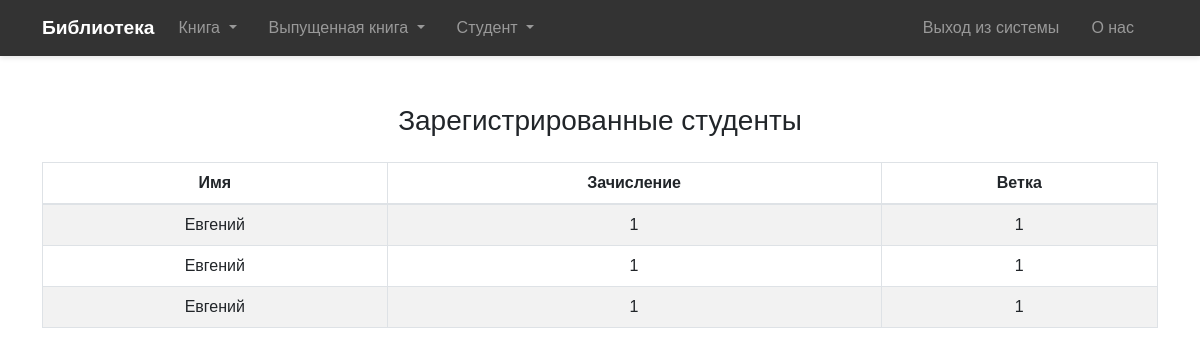
/viewstudent (signed in), run on an earlier commit of the app's database.
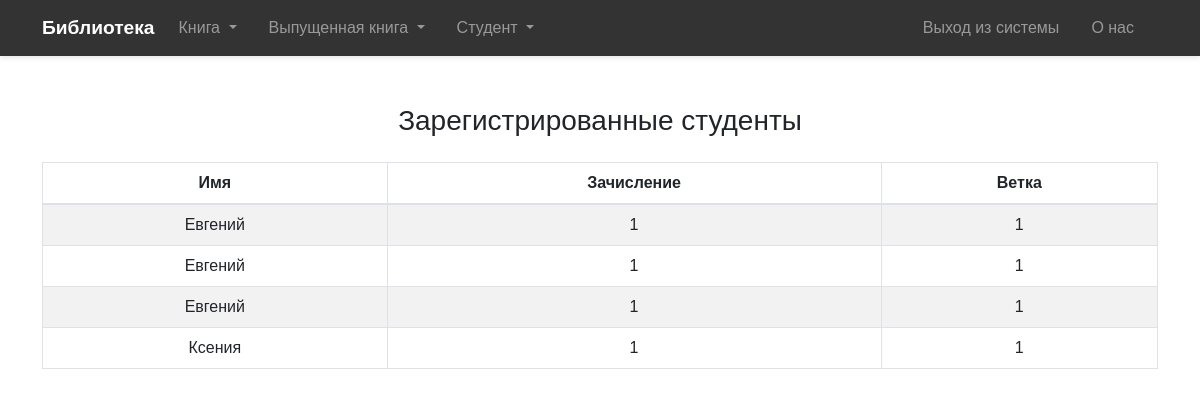
And on a later commit of the database.
### library/models.py (models this page shows, shortened)
class StudentExtra(models.Model):
    user=models.OneToOneField(User,on_delete=models.CASCADE)
    enrollment = models.CharField(max_length=40)
    branch = models.CharField(max_length=40)
    @property
    def get_name(self):
        return self.user.first_name
    class Meta:
        verbose_name = 'Студент'
        verbose_name_plural = 'Студенты'

### library/views.py (the view)
# urls.py: path('viewstudent', views.viewstudent_view),
@login_required(login_url='adminlogin')
@user_passes_test(is_admin)
def viewstudent_view(request):
    students=models.StudentExtra.objects.all()
    return render(request,'library/viewstudent.html',{'students':students})

### library/views.py (called while the page is built)
def is_admin(user):
    return user.groups.filter(name='ADMIN').exists()

### templates/library/viewstudent.html (shortened to what this page needs)
{% load static %}
<!DOCTYPE html>
<html lang="ru">
<head>
    <link rel="stylesheet" href="https://stackpath.bootstrapcdn.com/bootstrap/4.3.1/css/bootstrap.min.css">
    <link rel="stylesheet" href="https://cdnjs.cloudflare.com/ajax/libs/animate.css/4.1.1/animate.min.css"/>
</head>
<body>
    {% include "library/navbaradmin.html" %}
    <div class="container mt-5">
        <h3 class="text-center mb-4 animate__animated animate__fadeInUp">Зарегистрированные студенты</h3>
        {% if students %}
            <table class="table table-bordered table-striped animate__animated animate__fadeInUp">
                <thead>
                    <tr>
                        <th>Имя</th>
                        <th>Зачисление</th>
                        <th>Ветка</th>
                    </tr>
                </thead>
                <tbody>
                    {% for s in students %}
                        <tr>
                            <td>{{ s.get_name }}</td>
                            <td>{{ s.enrollment }}</td>
                            <td>{{ s.branch }}</td>
                        </tr>
                    {% endfor %}
                </tbody>
            </table>
        {% else %}
            <div class="alert alert-info text-center animate__animated animate__fadeInUp">Нет зарегистрированных студентов.</div>
        {% endif %}
    </div>
</body>
</html>

What changed in the data, as far as the page shows it:
added StudentExtra: get_name "Ксения", enrollment "1", branch "1"
